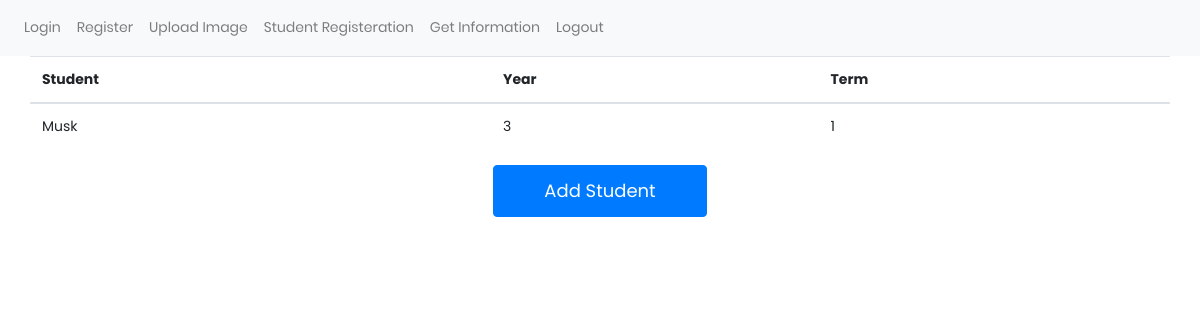
The app's page /getInformation (signed in), older data.
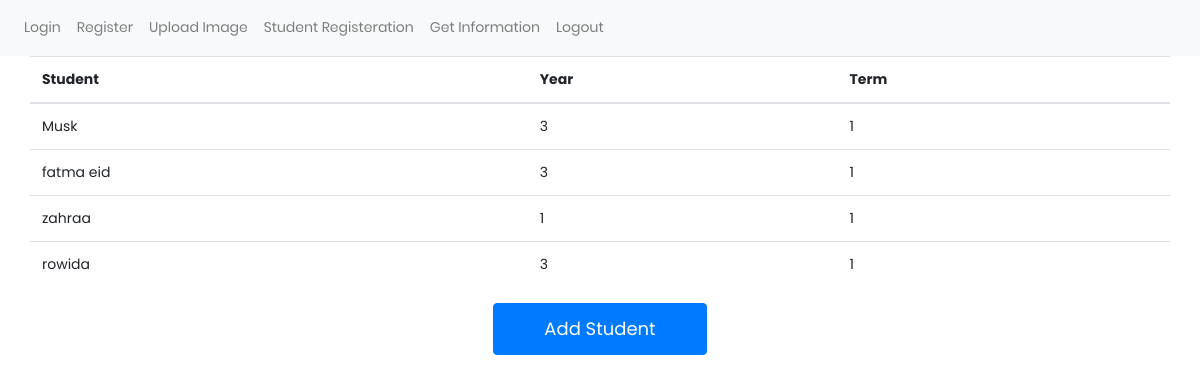
The same page, newer data.
### app/models.py (models this page shows)
class Student(db.Model):
    id = db.Column(db.Integer, primary_key = True)
    name = db.Column (db.String(120))
    year = db.Column (db.Integer)
    term = db.Column(db.Integer)
    face_encoding =  db.Column(db.String(2000))

### app/views.py (the view)
@app.route('/getInformation', methods=['GET','POST'])
def getInformation():
    if "user" not in session:
        return redirect("/")
    students = models.Student.query.all()
    return render_template('GetInformation.html', students=students)

### app/templates/GetInformation.html (shortened to what this page needs)
{%extends 'base.html'%}
{% block body %}
<div class="container">
    <div class="row">
        <table class="table" class="list" id="table">
            <thead>
                <tr>
                    <th scope="col">Student</th>
                    <th scope="col">Year</th>
                    <th scope="col">Term</th>
                </tr>
          </thead>
          <tbody>
              {% for student in students %}
                <tr>
                    <td>{{ student.name }}</td>
                    <td>{{ student.year }}</td>
                    <td>{{ student.term }}</td>
                </tr>
              {% endfor %}
          </tbody>
    </table>
    <button type="button" class="btn btn-primary m-auto" data-toggle="modal" data-target="#exampleModal">Add Student</button>
    </div>
</div>
{% endblock %}

### app/templates/base.html (shortened to what this page needs)
<!doctype html>
<html lang="en">
  <head>
    <link rel="stylesheet" href="https://maxcdn.bootstrapcdn.com/bootstrap/4.0.0/css/bootstrap.min.css">
    <link href=" {{url_for('static', filename='vendor/mdi-font/css/material-design-iconic-font.min.css')}}" rel="stylesheet" media="all">
    <link href="{{url_for('static', filename='vendor/font-awesome-4.7/css/font-awesome.min.css')}}" rel="stylesheet" media="all">
    <link href="{{url_for('static', filename='vendor/select2/select2.min.css')}}" rel="stylesheet" media="all">
    <link href= "{{url_for('static', filename='vendor/datepicker/daterangepicker.css')}}" rel="stylesheet" media="all">
    <link rel="stylesheet" href="{{url_for('static', filename='css/login.css')}}">
    <link rel="stylesheet" href="{{url_for('static' , filename='css/registeration')}}">
    <link rel="stylesheet" href="{{url_for('static' , filename='css/takeattendance.css')}}">
    <link rel="stylesheet" href="{{url_for('static' , filename='css/util.css')}}">
</head>
<body>
    <nav class="navbar navbar-expand-lg navbar-light bg-light">
        <div class="collapse navbar-collapse" id="navbarNavAltMarkup">
          <div class="navbar-nav">
            <a class="nav-item nav-link" href="/">Login</a>
            <a class="nav-item nav-link" href="/reg">Register</a>
            <a class="nav-item nav-link" href="/upLoadImage">Upload Image</a>
            <a class="nav-item nav-link" href="/studentRegisteration">Student Registeration</a>
            <a class="nav-item nav-link" href="/getInformation">Get Information</a>
            <a class="nav-item nav-link" href="/">Logout</a>
          </div>
        </div>
      </nav>
    {% block body %}{% endblock %}
</body>
</html>

### app/static/css/Login.css (style rules this page uses)
* { margin: 0px; padding: 0px; box-sizing: border-box; }
body, html { height: 100%; font-family: Poppins-Regular, sans-serif; }
a { font-family: Poppins-Regular; font-size: 14px; line-height: 1.7; color: #666666; margin: 0px; transition: all 0.4s; -webkit-transition: all 0.4s; -o-transition: all 0.4s; -moz-transition: all 0.4s; }
button { outline: none !important; border: none; background: transparent; }

### app/static/css/takeattendance.css (style rules this page uses)
.row { display: -webkit-box; display: -webkit-flex; display: -moz-box; display: -ms-flexbox; display: flex; -webkit-flex-wrap: wrap; -ms-flex-wrap: wrap; flex-wrap: wrap; }
html { -webkit-box-sizing: border-box; -moz-box-sizing: border-box; box-sizing: border-box; }
* { padding: 0; margin: 0; }
*, *:before, *:after { -webkit-box-sizing: inherit; -moz-box-sizing: inherit; box-sizing: inherit; }
body, h1, h2, h3, h4, h5, h6, blockquote, p, pre, dl, dd, ol, ul, figure, hr, fieldset, legend { margin: 0; padding: 0; }
table { border-collapse: collapse; border-spacing: 0; }
button { outline: none; background: none; border: none; }
body { font-family: "Poppins", "Arial", "Helvetica Neue", sans-serif; font-weight: 400; font-size: 14px; }
.btn { display: inline-block; line-height: 50px; padding: 0 50px; -webkit-transition: all 0.4s ease; -o-transition: all 0.4s ease; -moz-transition: all 0.4s ease; transition: all 0.4s ease; cursor: pointer; font-size: 18px; color: #fff; font-family: "Poppins", "Arial", "Helvetica Neue", sans-serif; }

Row changes from the older to the newer data that the page shows:
added Student: name "fatma eid", year "3", term "1"
added Student: name "zahraa", year "1", term "1"
added Student: name "rowida", year "3", term "1"
